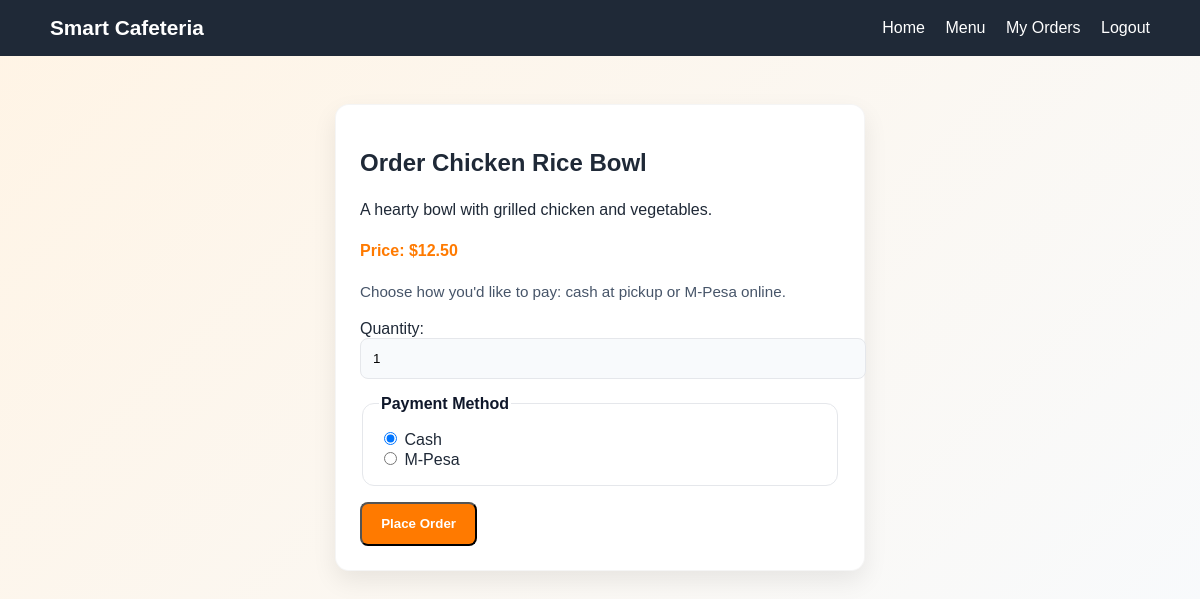
/order/1/ (signed in), run on the app's committed database.
### cafeteria/models.py (models this page shows, shortened)
class MenuItem(models.Model):
    name = models.CharField(max_length=120)
    description = models.TextField()
    price = models.DecimalField(max_digits=6, decimal_places=2)
    is_available = models.BooleanField(default=True)

### cafeteria/views.py (the view)
# urls.py: path("order/<int:pk>/", views.order_food, name="order_food"),
@login_required
def order_food(request, pk):
    item = get_object_or_404(MenuItem, pk=pk)
    if request.method == "POST":
        form = OrderQuantityForm(request.POST)
        if form.is_valid():
            quantity = form.cleaned_data["quantity"]
            payment_method = form.cleaned_data["payment_method"]
            status = "Completed" if payment_method == "Cash" else "Pending"
            Order.objects.create(
                user=request.user,
                item=item,
                quantity=quantity,
                payment_method=payment_method,
                status=status,
            )
            if payment_method == "Cash":
                messages.success(request, "Cash payment selected — order completed successfully.")
            else:
                messages.success(request, "Order placed. Use M-Pesa on the orders page to pay.")
            return redirect("orders")
    else:
        form = OrderQuantityForm()
    return render(request, "order.html", {"item": item, "form": form})

### cafeteria/forms.py
class OrderQuantityForm(forms.Form):
    quantity = forms.IntegerField(min_value=1, initial=1)
    payment_method = forms.ChoiceField(
        choices=[("Cash", "Cash"), ("Mpesa", "M-Pesa")],
        widget=forms.RadioSelect,
        initial="Cash",
    )

### templates/order.html (shortened to what this page needs)
{% extends 'base.html' %}
{% block content %}
<div class="card auth-card">
    <h2>Order {{ item.name }}</h2>
    <p>{{ item.description }}</p>
    <div class="order-summary">
        <p class="price">Price: ${{ item.price }}</p>
        <p class="meta-text">Choose how you'd like to pay: cash at pickup or M-Pesa online.</p>
    </div>
    <form method="post">
        <div class="form-row">
            {{ form.quantity.label_tag }}
            {{ form.quantity }}
        </div>
        <fieldset class="form-row">
            <legend>Payment Method</legend>
            {{ form.payment_method }}
        </fieldset>
        <button class="btn btn-primary" type="submit">Place Order</button>
    </form>
</div>
{% endblock %}

### static/css/style.css (style rules this page uses)
:root { --primary: #ff7a00; --secondary: #1f2937; --bg: #f8fafc; --card: #ffffff; }
body { margin: 0; font-family: Arial, sans-serif; background: linear-gradient(135deg, #fff4e5, var(--bg)); color: var(--secondary); }
.auth-card { background: rgba(255,255,255,0.85); backdrop-filter: blur(6px); border: 1px solid rgba(0,0,0,0.04); }
.hero-text, .feature-box p, .card p { line-height: 1.6; }
.btn { display: inline-block; padding: 0.8rem 1.2rem; border-radius: 8px; text-decoration: none; font-weight: bold; }
.btn-primary { background: var(--primary); color: white; }
.hero-card, .card, .feature-box { background: var(--card); padding: 1.5rem; border-radius: 14px; box-shadow: 0 10px 25px rgba(0,0,0,0.08); }
.price { font-weight: bold; color: var(--primary); }
.auth-card { max-width: 480px; margin: 3rem auto; }
.meta-text { color: #475569; margin-top: 0.25rem; font-size: 0.95rem; }
.form-row { margin-bottom: 1rem; }
input[type="number"], .form-row select, .form-row input[type="text"] { width: 100%; padding: 0.75rem; border-radius: 8px; border: 1px solid #e5e7eb; background: #f8fafc; }
fieldset { border: 1px solid #e5e7eb; border-radius: 12px; padding: 1rem; background: #fff; }
fieldset legend { font-weight: bold; color: #0f172a; }

### data on the page
MenuItem: name "Chicken Rice Bowl", description "A hearty bowl with grilled chicken and vegetables.", price "12.50"
